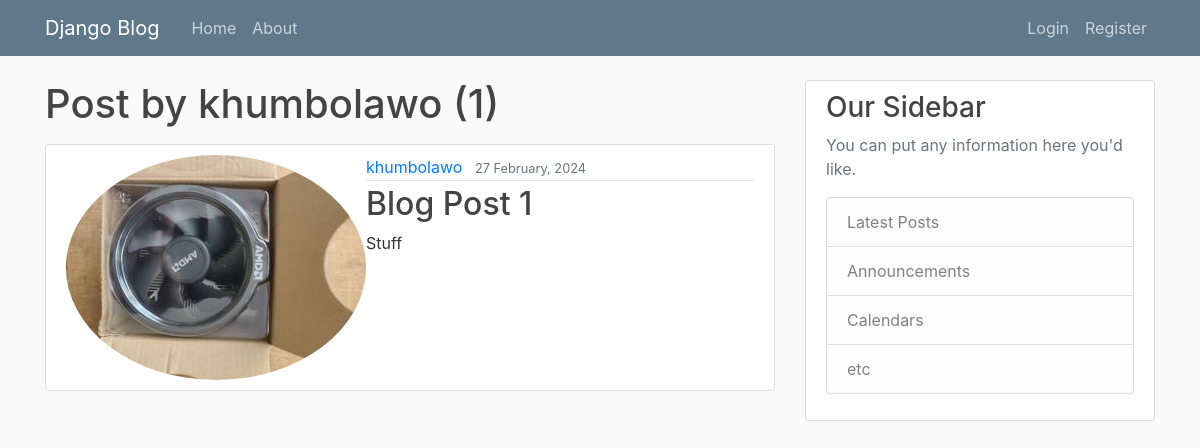
Before: /user/khumbolawo with the older database file.
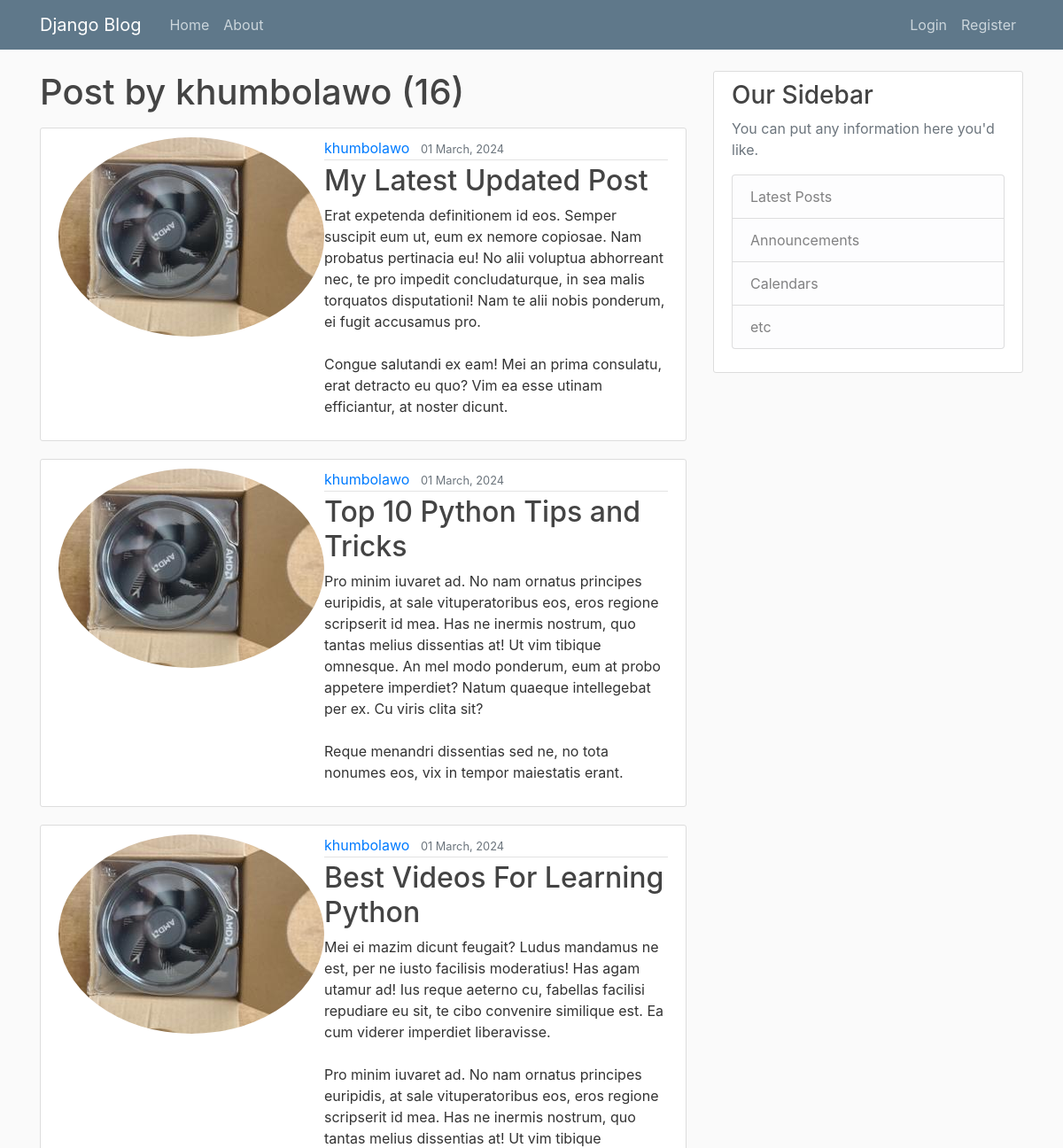
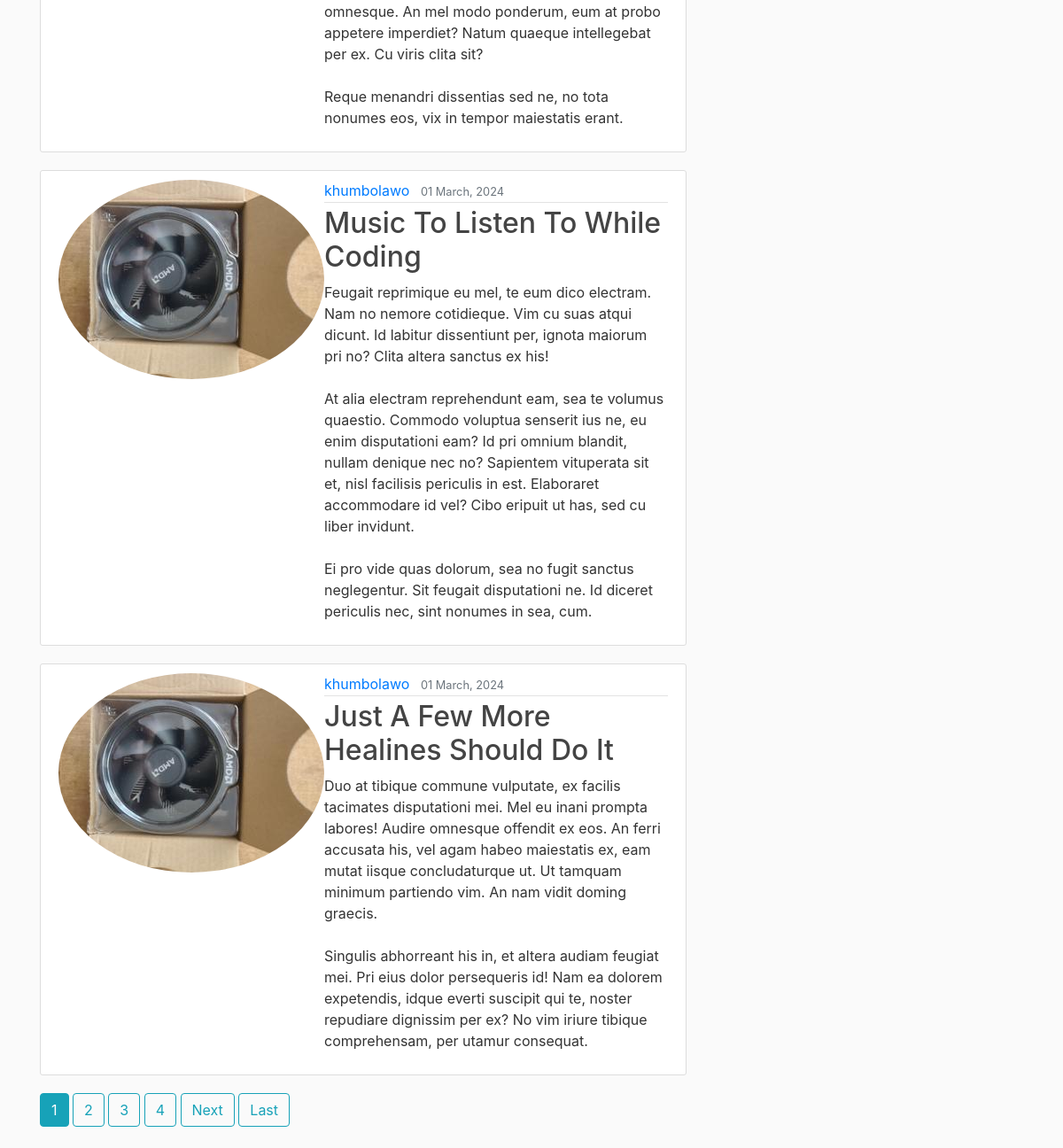
After: the same page with the newer database file (2 pictures, top to bottom).
### blog/models.py (models this page shows, shortened)
class Post(models.Model):
    title = models.CharField(max_length=100)
    content = models.TextField()
    date_posted = models.DateTimeField(default=timezone.now)
    author = models.ForeignKey(User, on_delete=models.CASCADE)

### users/models.py (models this page shows, shortened)
class Profile(models.Model):
    user = models.OneToOneField(User, on_delete=models.CASCADE)
    image = models.ImageField(default='default.jpg', upload_to='profile_pics')

### blog/views.py (the view)
# urls.py: path('user/<username>', UserPostListView.as_view(), name='user-posts'),
class UserPostListView(ListView):
    model = Post
    template_name = 'blog/user_posts.html'
    context_object_name = 'posts'
    paginate_by = 5
    def get_queryset(self):
        user = get_object_or_404(User, username=self.kwargs.get('username'))
        return Post.objects.filter(author=user).order_by('-date_posted')

### blog/templates/blog/user_posts.html (shortened to what this page needs)
{% extends "blog/base.html" %}
{% block content%}
    <h1 class="mb-3">Post by {{ view.kwargs.username }} ({{ page_obj.paginator.count }})</h1>
    {% for post in posts %}
        <article class="media content-section">
            <img class="rounded-circle artile-img" src="{{ post.author.profile.image.url }}">
            <div class="media-body">
                <div class="article-metadata">
                    <a class="mr-2" href="{% url 'user-posts' post.author.username %}">{{ post.author }}</a>
                    <small class="text-muted">{{ post.date_posted|date:"d F, Y" }}</small>
                </div>
                <h2><a class="article-title" href="{% url 'post-detail' post.id %}">{{ post.title }}</a></h2>
                <p class="article-content">{{ post.content }}</p>
            </div>
        </article>
    {% endfor %}
    {% if is_paginated %}
        {% for num in page_obj.paginator.page_range %}
            {% if page_obj.number == num%}
                <a class="btn btn-info mb-4" href="?page={{ num }}">{{ num }}</a>
                {% elif num > page_obj.number|add:'-3' %}
                    <a class="btn btn-outline-info mb-4" href="?page={{ num }}">{{ num }}</a>
            {% endif %}
        {% endfor %}
        {% if page_obj.has_next %}
            <a class="btn btn-outline-info mb-4" href="?page={{ page_obj.next_page_number }}">Next</a>
            <a class="btn btn-outline-info mb-4" href="?page={{ page_obj.paginator.num_pages}}">Last</a>
        {% endif %}
    {% endif %}
{% endblock content%}

### blog/templates/blog/base.html (shortened to what this page needs)
{% load static %}
<!DOCTYPE html>
<html>
    <head>
        <link rel="stylesheet" href="https://cdn.jsdelivr.net/npm/bootstrap@4.4.1/dist/css/bootstrap.min.css">
        <link rel="stylesheet" href="{% static 'blog/main.css'%}">
    </head>
    <body>
        <header class="site-header">
            <nav class="navbar navbar-expand-md navbar-dark bg-steel fixed-top">
              <div class="container">
                <a class="navbar-brand mr-4" href="/">Django Blog</a>
                <div class="collapse navbar-collapse" id="navbarToggle">
                  <div class="navbar-nav mr-auto">
                    <a class="nav-item nav-link" href="{% url 'blog-home' %}">Home</a>
                    <a class="nav-item nav-link" href="{% url 'blog-about' %}">About</a>
                  </div>
                  <div class="navbar-nav">
                    {% if user.is_authenticated %}
                      <a class="nav-item nav-link" href="{% url 'post-create' %}">New Post</a>
                      <a class="nav-item nav-link" href="{% url 'profile' %}">Profile</a>
                      <a class="nav-item nav-link" href="{% url 'logout' %}">Logout</a>
                    {% else %}
                      <a class="nav-item nav-link" href="{% url 'login' %}">Login</a>
                      <a class="nav-item nav-link" href="{% url 'register' %}">Register</a>
                    {% endif %}
                  </div>
                </div>
              </div>
            </nav>
        </header>
        <main role="main" class="container">
            <div class="row">
              <div class="col-md-8">
                {% block content %}{% endblock %}
              </div>
              <div class="col-md-4">
                <div class="content-section">
                  <h3>Our Sidebar</h3>
                  <p class='text-muted'>You can put any information here you'd like.
                    <ul class="list-group">
                      <li class="list-group-item list-group-item-light">Latest Posts</li>
                      <li class="list-group-item list-group-item-light">Announcements</li>
                      <li class="list-group-item list-group-item-light">Calendars</li>
                      <li class="list-group-item list-group-item-light">etc</li>
                    </ul>
                  </p>
                </div>
              </div>
            </div>
        </main>
    </body>
</html>

### blog/static/blog/main.css (style rules this page uses)
body { background: #fafafa; color: #333333; margin-top: 5rem; }
h1, h2, h3, h4, h5, h6 { color: #444444; }
ul { margin: 0; }
.bg-steel { background-color: #5f788a; }
.site-header .navbar-nav .nav-link { color: #cbd5db; }
.content-section { background: #ffffff; padding: 10px 20px; border: 1px solid #dddddd; border-radius: 3px; margin-bottom: 20px; }
.article-title { color: #444444; }
.article-content { white-space: pre-line; }
.article-metadata { padding-bottom: 1px; margin-bottom: 4px; border-bottom: 1px solid #e3e3e3 }

Changed rows visible on the page:
no longer on this page (row unchanged): Post: author.profile.image (picture), author "khumbolawo", date_posted "27 February, 2024", title "Blog Post 1", content "Stuff"
added Post: author.profile.image (picture), author "khumbolawo", date_posted "01 March, 2024", title "My Latest Updated Post", content "Erat expetenda definitionem id eos. Semper suscipit eum ut, eum ex nemore copiosae. Nam probatus pertinacia eu! No alii voluptua abhorreant nec, te pro impedit concludaturque, in sea malis torquatos disputationi! Nam te alii nobis ponderum, ei fugit accusamus pro. Congue salutandi ex eam! Mei an prima consulatu, erat detracto eu quo? Vim ea esse utinam efficiantur, at noster dicunt."
added Post: author.profile.image (picture), author "khumbolawo", date_posted "01 March, 2024", title "Top 10 Python Tips and Tricks", content "Pro minim iuvaret ad. No nam ornatus principes euripidis, at sale vituperatoribus eos, eros regione scripserit id mea. Has ne inermis nostrum, quo tantas melius dissentias at! Ut vim tibique omnesque. An mel modo ponderum, eum at probo appetere imperdiet? Natum quaeque intellegebat per ex. Cu viris clita sit? Reque menandri dissentias sed ne, no tota nonumes eos, vix in tempor maiestatis erant."
added Post: author.profile.image (picture), author "khumbolawo", date_posted "01 March, 2024", title "Best Videos For Learning Python", content "Mei ei mazim dicunt feugait? Ludus mandamus ne est, per ne iusto facilisis moderatius! Has agam utamur ad! Ius reque aeterno cu, fabellas facilisi repudiare eu sit, te cibo convenire similique est. Ea cum viderer imperdiet liberavisse. Pro minim iuvaret ad. No nam ornatus principes euripidis, at sale vituperatoribus eos, eros regione scripserit id mea. Has ne inermis nostrum, quo tantas melius dissentias at! Ut vim tibique omnesque. An mel modo ponderum, eum at probo appetere imperdiet? Natum quaeque intellegebat per ex. Cu viris clita sit? Reque menandri dissentias sed ne, no tota nonumes eos, vix in tempor maiestatis erant."
added Post: author.profile.image (picture), author "khumbolawo", date_posted "01 March, 2024", title "Music To Listen To While Coding", content "Feugait reprimique eu mel, te eum dico electram. Nam no nemore cotidieque. Vim cu suas atqui dicunt. Id labitur dissentiunt per, ignota maiorum pri no? Clita altera sanctus ex his! At alia electram reprehendunt eam, sea te volumus quaestio. Commodo voluptua senserit ius ne, eu enim disputationi eam? Id pri omnium blandit, nullam denique nec no? Sapientem vituperata sit et, nisl facilisis periculis in est. Elaboraret accommodare id vel? Cibo eripuit ut has, sed cu liber invidunt. Ei pro vide quas dolorum, sea no fugit sanctus neglegentur. Sit feugait disputationi ne. Id diceret periculis nec, sint nonumes in sea, cum."
added Post: author.profile.image (picture), author "khumbolawo", date_posted "01 March, 2024", title "Just A Few More Healines Should Do It", content "Duo at tibique commune vulputate, ex facilis tacimates disputationi mei. Mel eu inani prompta labores! Audire omnesque offendit ex eos. An ferri accusata his, vel agam habeo maiestatis ex, eam mutat iisque concludaturque ut. Ut tamquam minimum partiendo vim. An nam vidit doming graecis. Singulis abhorreant his in, et altera audiam feugiat mei. Pri eius dolor persequeris id! Nam ea dolorem expetendis, idque everti suscipit qui te, noster repudiare dignissim per ex? No vim iriure tibique comprehensam, per utamur consequat."
Other visible differences:
{{ page_obj.paginator.count }}: "1" → "16"
new list line: "1"
new list line: "2"
new list line: "3"
new list line: "4"
text now shown: "Next Last"
